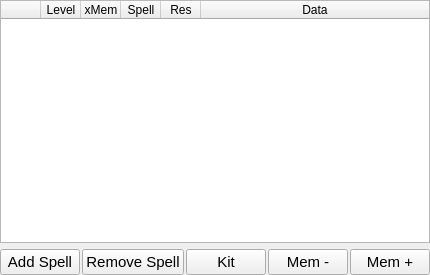
<?xml version="1.0" encoding="UTF-8"?>
<ui version="4.0">
 <class>SpellTab</class>
 <widget class="QWidget" name="SpellTab">
  <property name="geometry">
   <rect>
    <x>0</x>
    <y>0</y>
    <width>400</width>
    <height>275</height>
   </rect>
  </property>
  <property name="windowTitle">
   <string>Form</string>
  </property>
  <layout class="QVBoxLayout" name="verticalLayout">
   <property name="spacing">
    <number>6</number>
   </property>
   <property name="leftMargin">
    <number>0</number>
   </property>
   <property name="topMargin">
    <number>0</number>
   </property>
   <property name="rightMargin">
    <number>0</number>
   </property>
   <property name="bottomMargin">
    <number>0</number>
   </property>
   <item>
    <widget class="QTableWidget" name="tableWidget">
     <property name="editTriggers">
      <set>QAbstractItemView::NoEditTriggers</set>
     </property>
     <property name="showDropIndicator" stdset="0">
      <bool>false</bool>
     </property>
     <property name="dragDropOverwriteMode">
      <bool>false</bool>
     </property>
     <property name="alternatingRowColors">
      <bool>true</bool>
     </property>
     <property name="selectionMode">
      <enum>QAbstractItemView::SingleSelection</enum>
     </property>
     <property name="selectionBehavior">
      <enum>QAbstractItemView::SelectRows</enum>
     </property>
     <property name="iconSize">
      <size>
       <width>32</width>
       <height>32</height>
      </size>
     </property>
     <property name="textElideMode">
      <enum>Qt::ElideNone</enum>
     </property>
     <property name="sortingEnabled">
      <bool>true</bool>
     </property>
     <attribute name="horizontalHeaderCascadingSectionResizes">
      <bool>false</bool>
     </attribute>
     <attribute name="horizontalHeaderDefaultSectionSize">
      <number>40</number>
     </attribute>
     <attribute name="horizontalHeaderMinimumSectionSize">
      <number>40</number>
     </attribute>
     <attribute name="horizontalHeaderStretchLastSection">
      <bool>true</bool>
     </attribute>
     <attribute name="verticalHeaderVisible">
      <bool>false</bool>
     </attribute>
     <attribute name="verticalHeaderDefaultSectionSize">
      <number>32</number>
     </attribute>
     <attribute name="verticalHeaderMinimumSectionSize">
      <number>32</number>
     </attribute>
     <column>
      <property name="text">
       <string/>
      </property>
     </column>
     <column>
      <property name="text">
       <string>Level</string>
      </property>
     </column>
     <column>
      <property name="text">
       <string>xMem</string>
      </property>
     </column>
     <column>
      <property name="text">
       <string>Spell</string>
      </property>
     </column>
     <column>
      <property name="text">
       <string>Res</string>
      </property>
     </column>
     <column>
      <property name="text">
       <string>Data</string>
      </property>
     </column>
    </widget>
   </item>
   <item>
    <layout class="QHBoxLayout" name="horizontalLayout">
     <property name="spacing">
      <number>2</number>
     </property>
     <item>
      <widget class="QPushButton" name="pushButtonAddSpell">
       <property name="font">
        <font>
         <pointsize>11</pointsize>
        </font>
       </property>
       <property name="text">
        <string>Add Spell</string>
       </property>
      </widget>
     </item>
     <item>
      <widget class="QPushButton" name="pushButtonRemoveSpell">
       <property name="font">
        <font>
         <pointsize>11</pointsize>
        </font>
       </property>
       <property name="text">
        <string>Remove Spell</string>
       </property>
      </widget>
     </item>
     <item>
      <widget class="QPushButton" name="pushButtonKit">
       <property name="enabled">
        <bool>true</bool>
       </property>
       <property name="font">
        <font>
         <pointsize>11</pointsize>
        </font>
       </property>
       <property name="text">
        <string>Kit</string>
       </property>
      </widget>
     </item>
     <item>
      <widget class="QPushButton" name="pushButtonMemMinus">
       <property name="enabled">
        <bool>true</bool>
       </property>
       <property name="font">
        <font>
         <pointsize>11</pointsize>
        </font>
       </property>
       <property name="text">
        <string>Mem -</string>
       </property>
      </widget>
     </item>
     <item>
      <widget class="QPushButton" name="pushButtonMemAdd">
       <property name="enabled">
        <bool>true</bool>
       </property>
       <property name="font">
        <font>
         <pointsize>11</pointsize>
        </font>
       </property>
       <property name="text">
        <string>Mem +</string>
       </property>
      </widget>
     </item>
    </layout>
   </item>
  </layout>
 </widget>
 <resources/>
 <connections/>
</ui>
